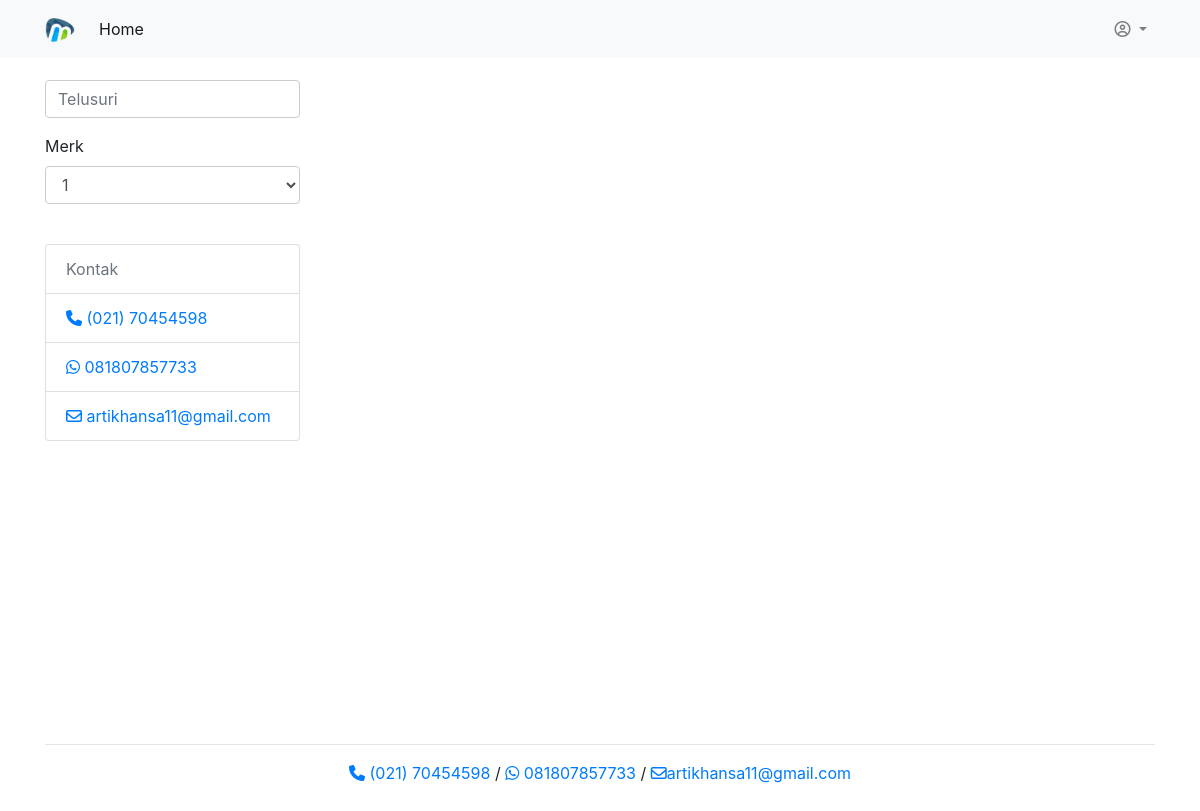
/profile.php (signed in), run on an earlier commit of the app's database.
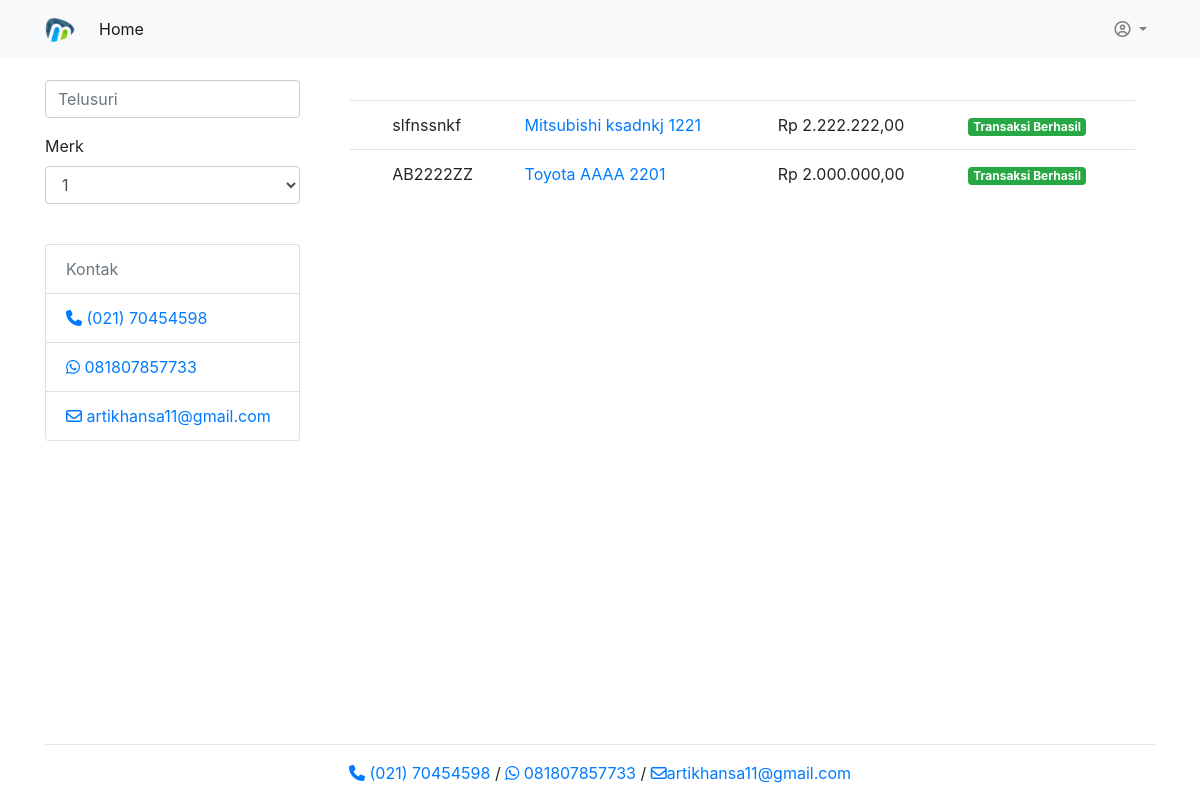
And on a later commit of the database.
### tables this page shows
CREATE TABLE `mobil` (
  `id_mobil` varchar(11) NOT NULL,
  `id_merk` varchar(10) NOT NULL,
  `no_polisi` varchar(10) NOT NULL,
  `model` varchar(20) NOT NULL,
  `warna` varchar(10) NOT NULL,
  `tahun` int(4) NOT NULL,
  `hrg_beli` int(10) NOT NULL,
  `hrg_jual` int(6) NOT NULL,
  `tgl_beli` timestamp NULL DEFAULT NULL,
  `tgl_jual` timestamp NULL DEFAULT NULL,
  `gambar` varchar(50) NOT NULL,
  `deskripsi` varchar(200) NOT NULL
);

CREATE TABLE `merk` (
  `id_merk` varchar(10) NOT NULL,
  `merk_mbl` varchar(10) NOT NULL
);

### function/ultimate.php (called while the page is built, shortened)
<?php
function run($query) {
  global $link;
  return mysqli_query($link, $query);
}
if (isset($_SESSION['user'])) {
    $login = true;
}
function tampil_data_detail($column, $key, $value) {
  $query  = "SELECT * FROM $column WHERE $key='$value'";
  return run($query);
}
function pilih_kolom($column, $table, $key, $value) {
  $query  = "SELECT $column FROM $table WHERE $key='$value'";
  while ($row = mysqli_fetch_assoc(run($query))):
    return $row[$column];
  endwhile;
}
function cek_pesanan($id) {
  $query  = "SELECT status FROM pembayaran WHERE id_pemesanan='$id'";
  if (mysqli_num_rows(run($query)) > 0) return true;
  else return false;
}
function cek_status_pembayaran($id) {
  $query  = "SELECT status FROM pembayaran WHERE id_pemesanan='$id'";
  while ($row = mysqli_fetch_assoc(run($query))):
    return $row['status'];
  endwhile;
}
?>

### function/money.php (called while the page is built, shortened)
<?php
function rupiah($angka) {
  return 'Rp ' . number_format($angka,2,",",".");
}
?>

### profile.php (the view, shortened to what this page needs)
<?php
require_once 'core/init.php';
include 'view/header.php';
if ($login == true):
  $value  = pilih_kolom('id_member', 'member', 'username', $_SESSION['user']);
  $cart   = tampil_data_detail('pemesanan', 'id_member', $value);
?>
<div class="row mt-4">
  <div class="col-lg-3">
      <?php include 'menu.php'; ?>
  </div>
  <div class="col-lg-9">
    <div class="card-body">
      <table class="table">
        <tbody>
          <?php
          while ($row = mysqli_fetch_assoc($cart)):
            $id_psn   = $row['id_pemesanan'];
            $id_mbl   = $row['id_mobil'];
            $car = tampil_data_detail('mobil', 'id_mobil', $id_mbl);
            while ($row = mysqli_fetch_assoc($car)):
          ?>
          <tr>
            <td><img src="upload\<?=$row['gambar']?>" alt="" style="width:150px"> </td>
            <td><?=$row['no_polisi']?></td>
            <td>
              <a href="mobil-detail.php?id=<?=$row['id_mobil']?>">
                <?= pilih_kolom('merk_mbl', 'merk', 'id_merk', $row['id_merk']) .' '. $row['model'] . ' ' . $row['tahun']?>
              </a>
            </td>
            <td>
              <?= rupiah($row['hrg_jual']) ?>
            </td>
            <td>
              <?php if (cek_pesanan($id_psn) == true): ?>
                <?php if (cek_status_pembayaran($id_psn) == 0): ?>
                  <a href="transaksi-upload.php?id=<?= pilih_kolom('id_bayar', 'pembayaran', 'id_pemesanan', $id_psn) ?>" class="badge badge-warning">
                    Upload Bukti Bayar
                  </a> <br/>
                  <a href="pemesanan-delete.php?id=<?= $id_psn ?>" class="badge badge-danger">Hapus</a>
                <?php else: ?>
                  <a href="transaksi-pembayaran.php?id=<?= $id_psn ?>" class="badge badge-success">Transaksi Berhasil</a>
                <?php endif; ?>
              <?php else: ?>
                  <a href="transaksi-pembayaran.php?id=<?= $id_psn ?>" class="badge badge-primary">Lanjutkan ke proses pembayaran</a><br/>
                  <a href="pemesanan-delete.php?id=<?= $id_psn ?>" class="badge badge-danger">Hapus</a>
              <?php endif; ?>
            </td>
          </tr>
            <?php
          endwhile;
        endwhile;
        ?>
        </tbody>
      </table>
    </div>
  </div>
</div>
<?php
else:
  redirect_url('login.php');
endif;
require_once 'view/footer.php';
?>

What changed in the data, as far as the page shows it:
now on this page (row edited): mobil: no_polisi "slfnssnkf", id_merk.merk_mbl "Mitsubishi", model "ksadnkj", tahun "1221", hrg_jual "Rp 2.222.222,00"
now on this page (row edited): mobil: no_polisi "AB2222ZZ", id_merk.merk_mbl "Toyota", model "AAAA", tahun "2201", hrg_jual "Rp 2.000.000,00"
